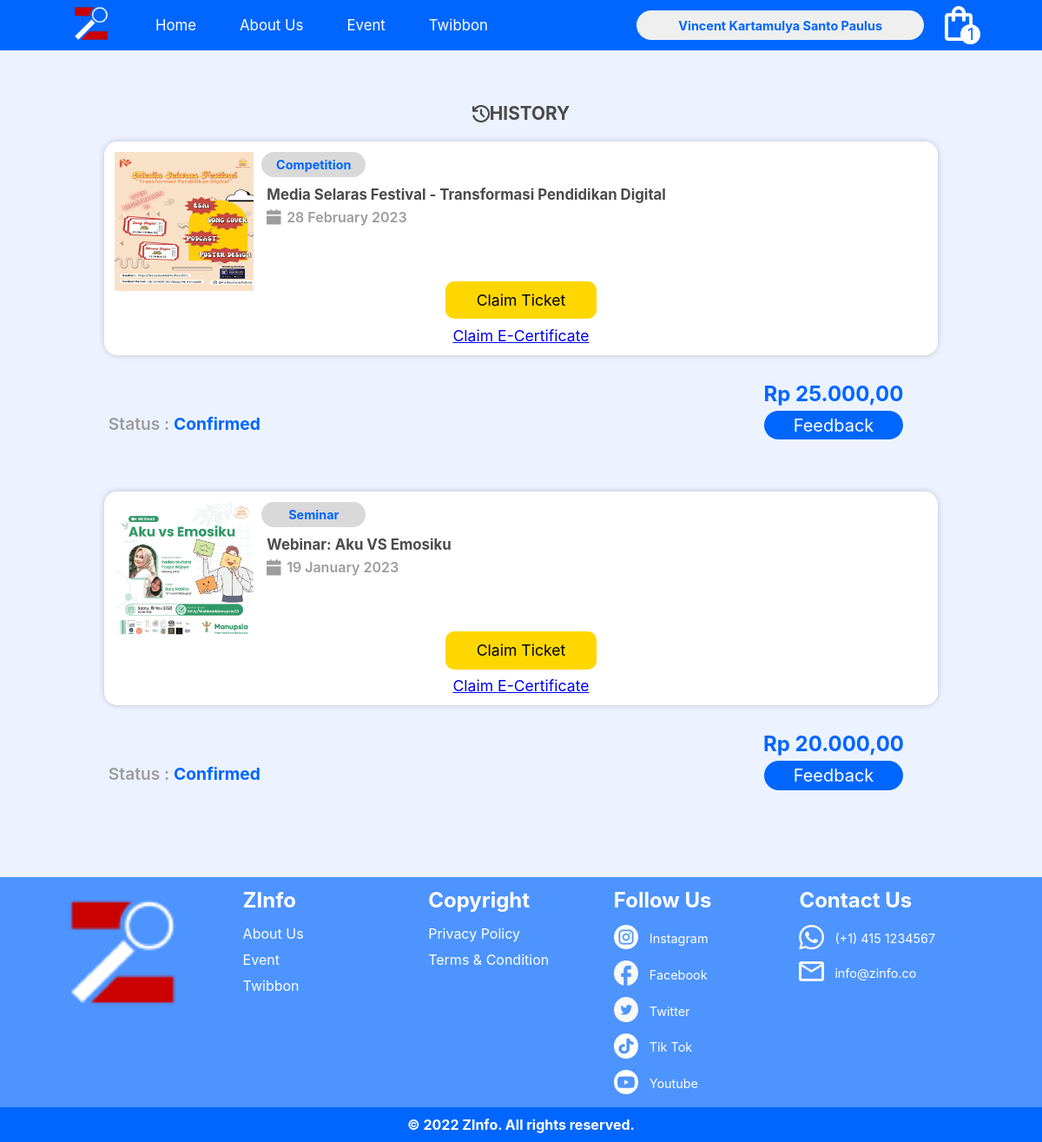
Screenshot of /history.php (signed in) with the database file from the repository.
### tables this page shows
CREATE TABLE `user` (
  `UserID` int(11) NOT NULL,
  `Nama` varchar(200) NOT NULL,
  `Email` varchar(100) NOT NULL,
  `Password` varchar(100) NOT NULL,
  `TanggalLahir` date DEFAULT NULL,
  `JenisKelamin` char(6) DEFAULT NULL,
  `NoTelp` varchar(12) NOT NULL
);

CREATE TABLE `transactiondetail` (
  `transactiondetailID` int(11) NOT NULL,
  `transactionID` int(11) NOT NULL,
  `eventID` int(11) NOT NULL,
  `qty` int(11) NOT NULL,
  `kodeBooking` varchar(30) DEFAULT NULL
);

CREATE TABLE `event` (
  `EventID` int(11) NOT NULL,
  `KategoriID` int(11) NOT NULL,
  `Nama` varchar(200) NOT NULL,
  `Deskripsi` mediumtext NOT NULL,
  `GambarPoster` varchar(100) DEFAULT NULL,
  `Harga` int(11) NOT NULL,
  `Tanggal` date NOT NULL,
  `Lokasi` varchar(200) NOT NULL,
  `Alamat` varchar(200) NOT NULL,
  `JenisPert` varchar(10) NOT NULL,
  `sisaTicket` int(11) DEFAULT 50,
  `Twibbon` varchar(100) DEFAULT NULL,
  `NamaOrganizer` varchar(200) NOT NULL,
  `Instagram` varchar(100) NOT NULL,
  `Email` varchar(100) DEFAULT NULL,
  `logo` varchar(100) DEFAULT NULL
);

CREATE TABLE `kategori` (
  `KategoriID` int(11) NOT NULL,
  `Kategori` varchar(15) NOT NULL
);

CREATE TABLE `transaction` (
  `transactionID` int(11) NOT NULL,
  `userID` int(11) NOT NULL,
  `buktiPembayaran` varchar(100) DEFAULT NULL,
  `status` varchar(30) NOT NULL
);

### history.php (the view, shortened to what this page needs)
<!DOCTYPE html>
<html lang="en">
<head>
    <link rel="stylesheet" href="css/history.css">
</head>
<body>
    <?php include "navbar.php" ?>
    <?php
        $UserID = $_SESSION["id"];
        $querys = "SELECT * FROM transaction where userID = $UserID";
        $transactions = mysqli_query($conn, $querys);
    ?>
    <div class="History">
        <img src="Asset\Vector.png" alt="">HISTORY
    </div>
    <?php foreach($transactions as $transaction): ?>
        <?php
            $transactionID = $transaction['transactionID'];
            $query = "SELECT * FROM transactiondetail td JOIN transaction t ON t.transactionID = td.transactionID
            JOIN event e ON e.EventID = td.eventID
            JOIN kategori k ON k.KategoriID = e.KategoriID where td.transactionID = $transactionID";
            $historys = mysqli_query($conn, $query);
            $totalHarga = 0;
        ?>
        <?php
            foreach($historys as $history):
            $totalHarga += $history["Harga"] * $history["qty"];
        ?>
        <div class="list">
            <img src="Asset\poster\<?= $history['GambarPoster'] ?>" alt="">
            <div class="event">
                <div class="category">
                    <?= $history['Kategori'] ?>
                </div>
                <h2>
                    <?= $history['Nama'] ?>
                </h2>
                <div class="tanggal_event">
                    <img src="Asset\calendar.png" alt="">
                    <?php
                        $orgDate = $history["Tanggal"];
                        $date=date_create($orgDate);
                        echo date_format($date,"d F Y");
                    ?>
                </div>
            </div>
            <div class="klaim">
                <?php
                    if($history["status"]=="SUDAH"):
                ?>
                    <a href="successpayment.php?id=<?=$history['transactiondetailID']?>">
                        Claim Ticket
                    </a>
                    <p>
                        <a href="certificate.php">
                            Claim E-Certificate
                        </a>
                    </p>
                <?php else: ?>
                <?php endif; ?>
            </div>
        </div>
        <?php endforeach; ?>
        <div class="price">
            <div class="price_status">
                <p class="st">Status :</p>
                <?php
                    if($history["status"]=="BELUM"):
                ?>
                    <p class="isi-st">Waiting for Payment</p>
                <?php else: ?>
                    <p class="isi-st3">Confirmed</p>
                <?php endif; ?>
            </div>
            <div class="price_feedback">
                <h2 class="total">
                    <?php
                        $hasil = "Rp " . number_format($totalHarga,2,',','.');
                        echo $hasil;
                    ?>
                </h2>
                <?php
                    if($history["status"]=="BELUM"):
                ?>
                <form method="POST" action="uploadproof.php">
                    <input type="hidden" value="<?=$transaction['transactionID']?>" name="transactionIDs" >
                    <button class="feedback">Bayar Sekarang</button>
                </form>
                <?php else: ?>
                    <button class="feedback">Feedback</button>
                <?php endif; ?>
            </div>
        </div>
    <?php endforeach; ?>
    <?php include "footer.php" ?>
</body>
</html>

### navbar.php (shortened to what this page needs)
<!DOCTYPE html>
<html lang="en">
<head>
    <link rel="stylesheet" href="css/navbar.css">
</head>
<body>
    <?php
        include 'DBconn.php';
        $total_cart = 0;
        if(isset($_SESSION["login"])):
            $UserID = $_SESSION["id"];
            $query = mysqli_query($conn, "SELECT * FROM cart WHERE UserID = '$UserID'");
            $profile = mysqli_query($conn, "SELECT * FROM `user` WHERE UserID = '$UserID'");
            $total_cart = mysqli_num_rows($query);
            $profiles = mysqli_fetch_assoc($profile);
        endif
    ?>
    <nav id="nav">
        <div>
            <ul id="ul">
                <li class="hideLogo">
                    <a href="home.php">
                        <img src="Asset/Logo Zinfo 2.png" alt="">
                    </a>
                </li>
                <li>
                    <a href="home.php">Home</a>
                </li>
                <li>
                    <a href="">About Us</a>
                </li>
                <li>
                    <a href="event.php">Event</a>
                </li>
                <?php if(isset($_SESSION['login'])) : ?>
                <li>
                    <a href="twibbon.php">Twibbon</a>
                </li>
                <?php else : ?>
                <li>
                    <a href="login.php">Twibbon</a>
                </li>
                <?php endif; ?>
            </ul>
        </div>
        <div>
            <ul id="ul2">
                <?php if(!isset($_SESSION["login"])): ?>
                    <li id="login" onclick="location.href = 'login.php'">
                        <button>Log In</button>
                    </li>
                <?php else: ?>
                    <li id="login">
                        <button onclick="toggleMenu()">
                            <?php
                                $nama = $profiles['Nama'];
                                echo $nama;
                            ?>
                        </button>
                    </li>
                    <li class="hideLogo" id="liabsolute" onclick="location.href='cart.php'">
                        <a href="cart.php">
                            <img src="Asset/cart.png" alt="">
                        </a>
                        <div id="qty">
                            <?= $total_cart ?>
                        </div>
                    </li>
                <?php endif ?>
            </ul>
        </div>
    </nav>
</body>
</html>

### css/history.css (style rules this page uses)
body { max-height: 100%; background-color: #ECF3FF; }
* { margin: 0; padding: 0; font-family: -apple-system, BlinkMacSystemFont, 'Segoe UI', Roboto, Oxygen, Ubuntu, Cantarell, 'Open Sans', 'Helvetica Neue', sans-serif; box-sizing: border-box; }
.History { display: flex; flex-wrap: wrap; align-items: center; justify-content: center; font-weight: 700; font-size: 1.3em; margin-top: 60px; color: #4B4B4B; }
.History>img { width: 20px; }
.list { display: flex; flex-wrap: wrap; margin: 20px 10%; background-color: white; padding: 1%; border-radius: 15px; box-shadow: 0px 0px 7px rgba(0,0,0, 20%); }
.list>img { width: 20vh; height: 20vh; margin-top: auto; margin-bottom: auto; }
.event { margin: 0% 1% 0% 1%; width: 64%; }
.klaim { margin: auto; font-size: 2.2vh; }
.klaim > a { text-decoration: none; background-color: gold; padding: 1.4vh 4.5vh; border-radius: 10px; color: black; }
.klaim > p { margin-top: 20px; text-align: center; }
.price { display: flex; justify-content: space-between; align-items: center; margin-bottom: 80px; margin: 0 10%; }
.price_status { display: flex; width: 50%; }
.price_feedback { width: 25%; text-align: center; }
.category { color: #0066FF; background: #D9D9D9; padding: 1% 2%; border-radius: 34px; text-align: center; justify-content: center; font-size: 1.2vw; font-weight:bold; width: 20%; margin-bottom: 10px; }
.event > h2 { margin: 0% 1% 1% 1%; color: #4B4B4B; font-size: 1.4vw; text-align: left; width: 90%; }
.tanggal_event>img { margin: 0% 1% 0% 1%; width: 1.4vw; }
.tanggal_event { display: flex; flex-wrap: wrap; color: #9D9D9D; font-weight: 600; font-size: 2vh; align-items: center; }
.st { margin: 1% 1% 1% 1%; color: #9D9D9D; font-weight: 600; font-size: 2.4vh; }
.isi-st3 { display: flex; margin: 1% 1% 1% 0%; flex-wrap: wrap; color: #0066FF; font-weight: bold; font-size: 2.4vh; width: 50%; }
.total { margin: 10px 1% 2% 1%; font-size: 3vh; color: #0066FF; justify-content: center; text-align: center; }
.feedback { border: none; padding: 2% 14%; border-radius: 34px; font-size: 2.5vh; color: #FFFFFF; background-color: #0066FF; text-align: center; font-weight: 400; cursor: pointer; margin-bottom: 40px; }

### css/navbar.css (style rules this page uses)
* { box-sizing: border-box; margin: 0; padding: 0; }
nav { position: sticky; left: 0; top: 0; z-index: 5; display: flex; padding: 3px 5.5%; justify-content: space-between; align-items: center; background-color: #0066FF; flex-wrap: wrap; width: 100%; }
#ul > li > a > img { width: 4vw; }
nav ul { list-style-type: none; display: flex; justify-content: space-between; align-items: center; }
nav>div>#ul>li>a { padding: 15px; padding-right: 35px; color: white; font-size: 1.4vw; text-decoration: none; }
#ul2 img { width: 70%; }
#login > button { padding: 0.7vw 4vw; border: none; border-radius: 20px; color: #0066FF; font-weight: bolder; font-size: 1.2vw; margin-right: 2vw; cursor: pointer; }
#liabsolute { position: relative; }
#qty { position: absolute; bottom: 0%; right: 10%; background-color: white; border-radius: 50%; width: 1.2em; height: 1.2em; display: flex; justify-content: center; align-items: center; font-size: 1.2em; cursor: pointer; color:#0066FF }

### rows the page displays
user: Nama "Vincent Kartamulya Santo Paulus"
transaction: status "Confirmed", hasil "Rp 25.000,00"
transactiondetail: eventID.GambarPoster (picture), kategori.Kategori "Competition", eventID.Nama "Media Selaras Festival - Transformasi Pendidikan Digital", eventID.Tanggal "28 February 2023"
transaction: status "Confirmed", hasil "Rp 20.000,00"
transactiondetail: eventID.GambarPoster (picture), kategori.Kategori "Seminar", eventID.Nama "Webinar: Aku VS Emosiku", eventID.Tanggal "19 January 2023"

### other values shown
$total_cart "1"
